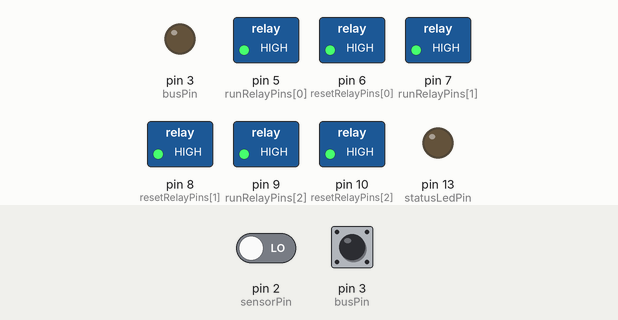
Bench run of a sketch on a simulated Arduino Uno, built with avr-gcc and run on an emulated ATmega328P. On the bench: switched loads named in the sketch (green lamp = pin HIGH), output pins drawn as LEDs (lit = HIGH). The test bench sets the inputs (shaded band); at power-on: pin 2 (sensorPin) LOW, pin 3 (busPin) HIGH.

Above: at 1.2 s.
1.3 s: pin 2 (sensorPin) driven HIGH
At 3.0 s:
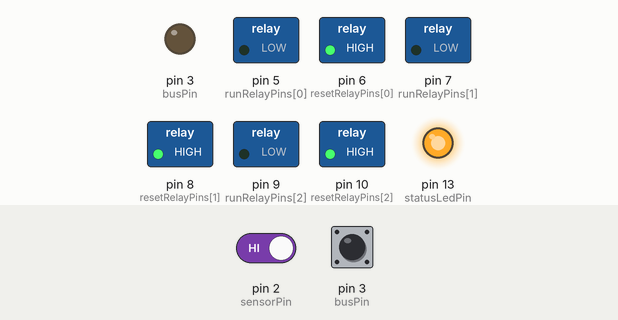
3.3 s: pin 2 (sensorPin) driven LOW
At 4.6 s:
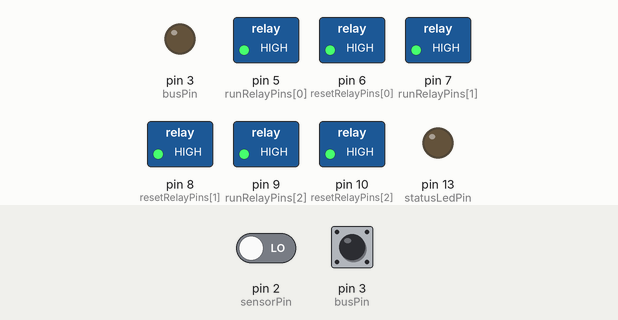
Timing chart, 0 to 6.3 s (numbered marks = the images above; inputs shaded):
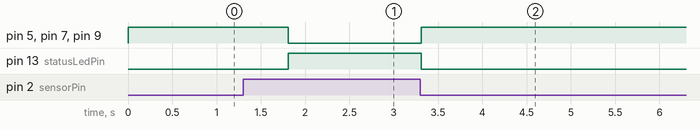

The sketch:

presence_group_controller_no_hold_test.ino
```cpp
/*
  Becoming Ripples - Presence Group Controller temporary no-hold test
  Board: Arduino Nano R3 / Uno compatible

  This is a temporary test variant of:
  arduino/controllers/presence_group_controller/presence_group_controller.ino

  Difference from the main controller sketch:
  - Local presence is debounced for 500ms, but it is not held for 3 minutes.
  - D13 and RUN relays follow current local presence or remote bus request.
  - Reset scheduling and relay pin behavior are kept the same.
*/

const int sensorPin = 2;
const int busPin = 3;
const int deviceCount = 3;
const int runRelayPins[deviceCount] = {5, 7, 9};
const int resetRelayPins[deviceCount] = {6, 8, 10};
const int statusLedPin = 13;

const bool SENSOR_ACTIVE_HIGH = true;
const bool RELAY_ACTIVE_LOW = true;

const unsigned long presenceDebounceMs = 500UL;
const unsigned long resetIdleDelayMs = 300000UL;
const unsigned long resetPulseMs = 2000UL;
const unsigned long resetBetweenDevicesMs = 600000UL;
// Row A: 0UL. Row B: 300000UL to start reset 5 minutes later than Row A.
const unsigned long resetStartOffsetMs = 0UL;
const unsigned long loopDelayMs = 20UL;

unsigned long localPresenceStartedTime = 0;
bool roomRunActive = false;
bool rawLocalPresenceWasActive = false;

bool idleResetTimerStarted = false;
bool resetSweepComplete = false;
unsigned long nextResetAllowedTime = 0;
unsigned long resetPulseStartedTime = 0;
int nextResetDeviceIndex = 0;
int activeResetDeviceIndex = -1;
int resetPulsesThisIdle = 0;

bool readLocalPresence() {
  int sensorValue = digitalRead(sensorPin);
  return SENSOR_ACTIVE_HIGH ? sensorValue == HIGH : sensorValue == LOW;
}

bool readDebouncedLocalPresence(unsigned long now) {
  bool rawLocalPresence = readLocalPresence();

  if (!rawLocalPresence) {
    rawLocalPresenceWasActive = false;
    return false;
  }

  if (!rawLocalPresenceWasActive) {
    rawLocalPresenceWasActive = true;
    localPresenceStartedTime = now;
  }

  return now - localPresenceStartedTime >= presenceDebounceMs;
}

void releasePresenceBus() {
  pinMode(busPin, INPUT_PULLUP);
}

void assertPresenceBus() {
  digitalWrite(busPin, LOW);
  pinMode(busPin, OUTPUT);
}

bool readRemotePresence() {
  releasePresenceBus();
  delayMicroseconds(50);
  return digitalRead(busPin) == LOW;
}

void setRelay(int pin, bool on) {
  if (RELAY_ACTIVE_LOW) {
    digitalWrite(pin, on ? LOW : HIGH);
  } else {
    digitalWrite(pin, on ? HIGH : LOW);
  }
}

bool timeReached(unsigned long now, unsigned long targetTime) {
  return (long)(now - targetTime) >= 0;
}

void setRunRelays(bool on) {
  for (int i = 0; i < deviceCount; i++) {
    setRelay(runRelayPins[i], on);
  }
}

void setResetRelay(int deviceIndex, bool on) {
  setRelay(resetRelayPins[deviceIndex], on);
}

void setResetRelays(bool on) {
  for (int i = 0; i < deviceCount; i++) {
    setResetRelay(i, on);
  }
}

void cancelResetScheduler() {
  setResetRelays(false);
  activeResetDeviceIndex = -1;
  idleResetTimerStarted = false;
  resetSweepComplete = false;
  resetPulsesThisIdle = 0;
}

void startResetPulse(int deviceIndex, unsigned long now) {
  activeResetDeviceIndex = deviceIndex;
  resetPulseStartedTime = now;
  setResetRelay(activeResetDeviceIndex, true);
}

void updateResetScheduler(bool runActive, unsigned long now) {
  if (runActive) {
    cancelResetScheduler();
    return;
  }

  if (resetSweepComplete) {
    return;
  }

  if (!idleResetTimerStarted) {
    idleResetTimerStarted = true;
    nextResetAllowedTime = now + resetIdleDelayMs + resetStartOffsetMs;
  }

  if (activeResetDeviceIndex >= 0) {
    if (now - resetPulseStartedTime >= resetPulseMs) {
      setResetRelay(activeResetDeviceIndex, false);
      activeResetDeviceIndex = -1;
      nextResetDeviceIndex = (nextResetDeviceIndex + 1) % deviceCount;
      resetPulsesThisIdle++;

      if (resetPulsesThisIdle >= deviceCount) {
        resetSweepComplete = true;
      } else {
        nextResetAllowedTime = now + resetBetweenDevicesMs;
      }
    }
    return;
  }

  if (timeReached(now, nextResetAllowedTime)) {
    startResetPulse(nextResetDeviceIndex, now);
  }
}

void setup() {
  pinMode(sensorPin, INPUT);
  releasePresenceBus();

  for (int i = 0; i < deviceCount; i++) {
    setRelay(runRelayPins[i], false);
    setRelay(resetRelayPins[i], false);
    pinMode(runRelayPins[i], OUTPUT);
    pinMode(resetRelayPins[i], OUTPUT);
  }

  pinMode(statusLedPin, OUTPUT);
  digitalWrite(statusLedPin, LOW);
}

void loop() {
  unsigned long now = millis();
  bool localRunRequest = readDebouncedLocalPresence(now);
  bool remoteRunRequest = false;

  if (localRunRequest) {
    assertPresenceBus();
  } else {
    remoteRunRequest = readRemotePresence();
  }

  roomRunActive = localRunRequest || remoteRunRequest;

  setRunRelays(roomRunActive);
  updateResetScheduler(roomRunActive, now);
  digitalWrite(statusLedPin, roomRunActive ? HIGH : LOW);

  delay(loopDelayMs);
}
```

Measured:
- after the input at 1.3 s, pin 5 (runRelayPins[0]), pin 7 (runRelayPins[1]), pin 9 (runRelayPins[2]): HIGH → LOW after 0.51 s; pin 13 (statusLedPin): LOW → HIGH after 0.51 s
- after the input at 3.3 s, pin 5 (runRelayPins[0]), pin 7 (runRelayPins[1]), pin 9 (runRelayPins[2]): LOW → HIGH at once; pin 13 (statusLedPin): HIGH → LOW at once
